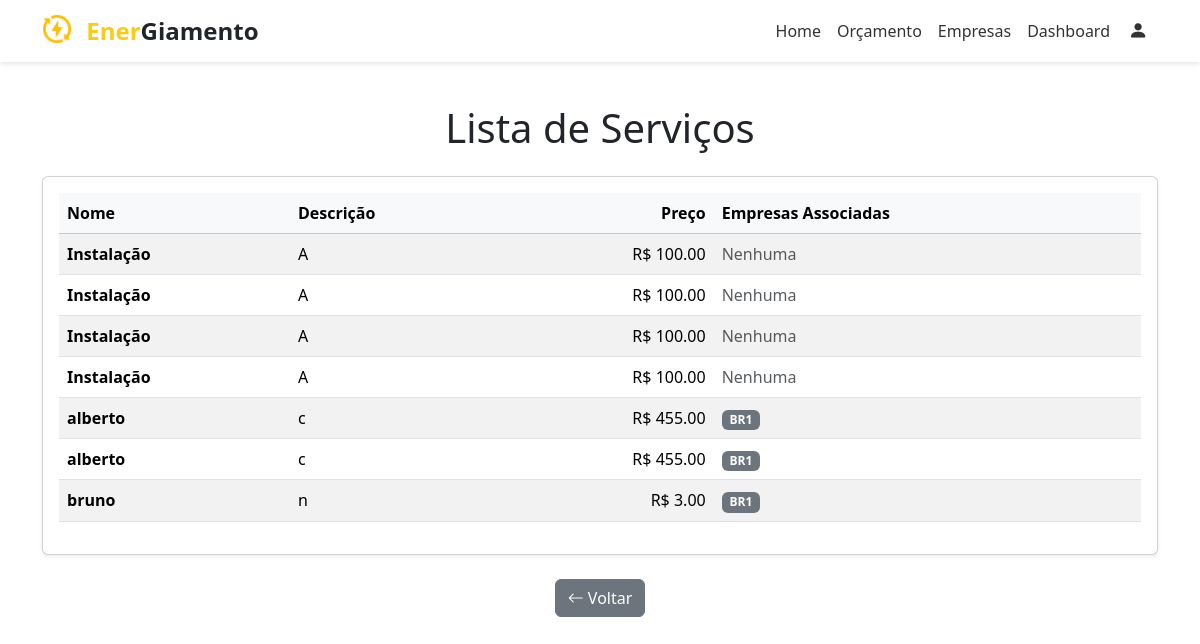
The app's page /servicos, older data.
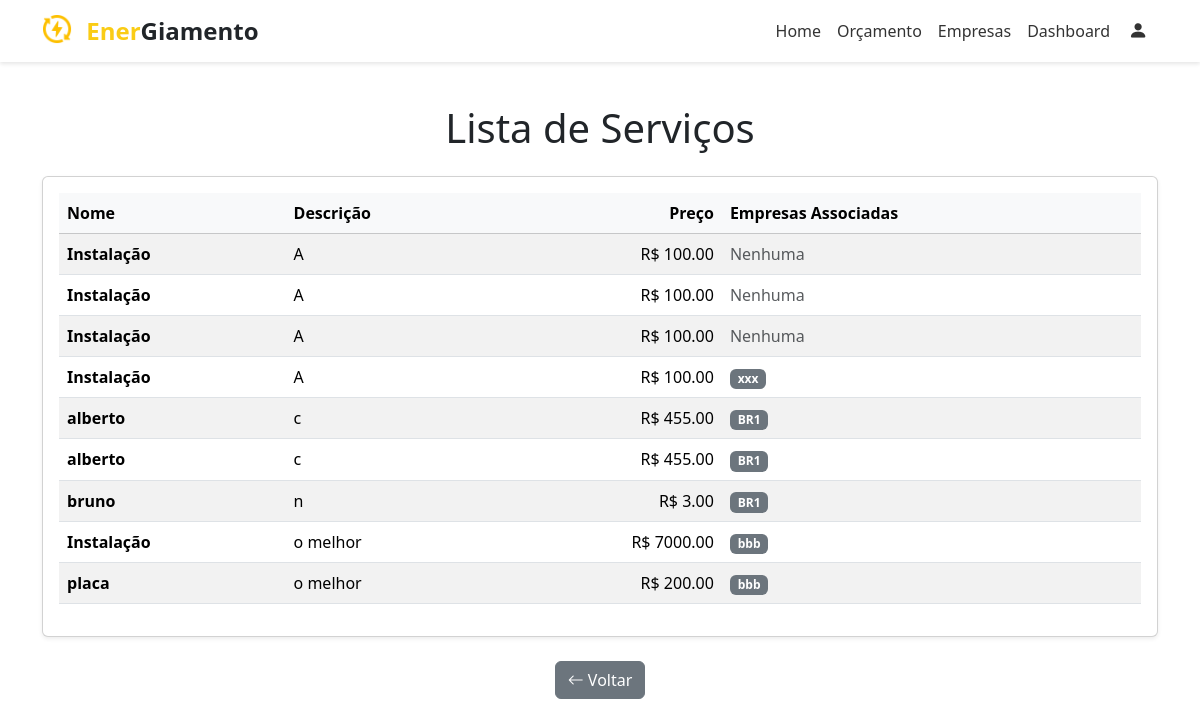
The same page, newer data.
### app/models.py (models this page shows)
class Servico(db.Model):
    idservico = db.Column(db.Integer, primary_key=True)
    nome = db.Column(db.String(100))
    descricao = db.Column(db.String(200))
    preco = db.Column(db.Integer)
    fornecedores = db.relationship(
        'Fornecedor',
        secondary='servico_has_fornecedor',
        back_populates='servicos'
    )

class Fornecedor(db.Model):
    idfornecedor = db.Column(db.Integer, primary_key=True)
    nome = db.Column(db.String(100))
    cnpj = db.Column(db.String(18))
    contato_idcontato = db.Column(db.Integer, db.ForeignKey('contato.idcontato'))
    cadastro_idcadastro = db.Column(db.Integer, db.ForeignKey('cadastro.idcadastro'))
    endereco_idendereco = db.Column(db.Integer, db.ForeignKey('endereco.idendereco'))
    endereco = db.relationship('Endereco', back_populates='fornecedores')
    atualizacao_servico = db.Column(db.Date)
    contato = db.relationship('Contato')
    servicos = db.relationship(
        'Servico',
        secondary='servico_has_fornecedor',
        back_populates='fornecedores'
    )
    orcamentos = db.relationship(
        'Orcamento',
        secondary='orcamento_has_fornecedor',
        back_populates='fornecedores'
    )

### app/main/__init__.py (the view)
@main.route('/servicos')
def servicos():
    todos = Servico.query.all()
    return render_template('servicos.html', servicos=todos)

### app/templates/servicos.html
{% extends "base.html" %}
{% block content %}
<div class="container my-5">
  <h1 class="text-center mb-4">Lista de Serviços</h1>
  <div class="card shadow-sm">
    <div class="card-body">
      {% if servicos %}
        <div class="table-responsive">
          <table class="table table-striped table-hover align-middle">
            <thead class="table-light">
              <tr>
                <th scope="col">Nome</th>
                <th scope="col">Descrição</th>
                <th scope="col" class="text-end">Preço</th>
                <th scope="col">Empresas Associadas</th>
              </tr>
            </thead>
            <tbody>
              {% for servico in servicos %}
                <tr>
                  <td><strong>{{ servico.nome }}</strong></td>
                  <td>{{ servico.descricao }}</td>
                  <td class="text-end">R$ {{ "%.2f"|format(servico.preco|float) }}</td>
                  <td>
                    {% if servico.fornecedores %}
                      {% for fornecedor in servico.fornecedores %}
                        <span class="badge bg-secondary">{{ fornecedor.nome }}</span>
                      {% endfor %}
                    {% else %}
                      <span class="text-muted">Nenhuma</span>
                    {% endif %}
                  </td>
                </tr>
              {% endfor %}
            </tbody>
          </table>
        </div>
      {% else %}
        <div class="alert alert-info text-center mb-0" role="alert">
          Nenhum serviço cadastrado no momento.
        </div>
      {% endif %}
    </div>
  </div>
  <div class="text-center mt-4">
    <a href="{{ url_for('main.index') }}" class="btn btn-secondary">
      <i class="bi bi-arrow-left"></i> Voltar
    </a>
  </div>
</div>
{% endblock %}

Row changes from the older to the newer data that the page shows:
shown differently, row unchanged: Servico (number 4 of 9 on the later page): no longer shows "Nenhuma"
added Fornecedor: nome "xxx", shown under Servico (number 4 of 9 on the later page)
added Servico: nome "Instalação", descricao "o melhor", preco "7000.00"
added Fornecedor: nome "bbb"
added Servico: nome "placa", descricao "o melhor", preco "200.00"
